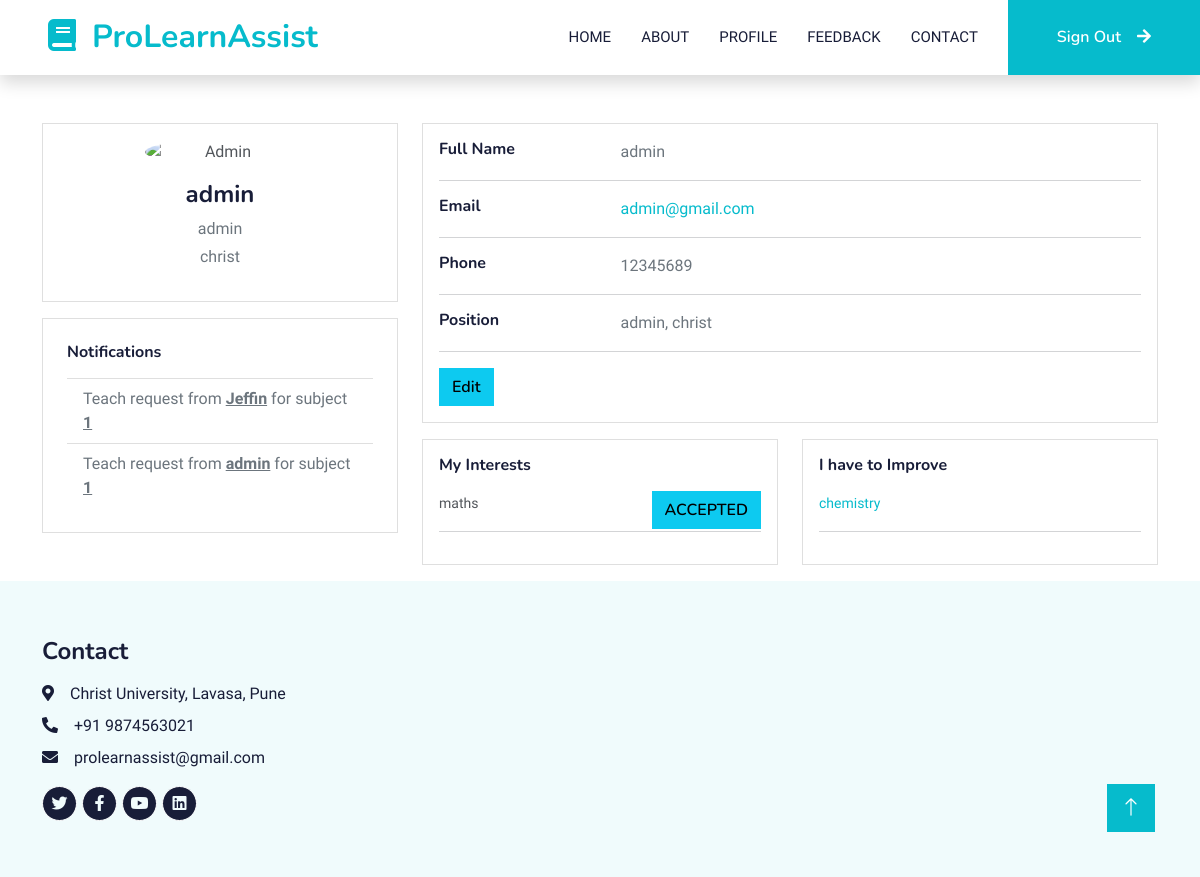
The app's page /userprofile (signed in), older data.
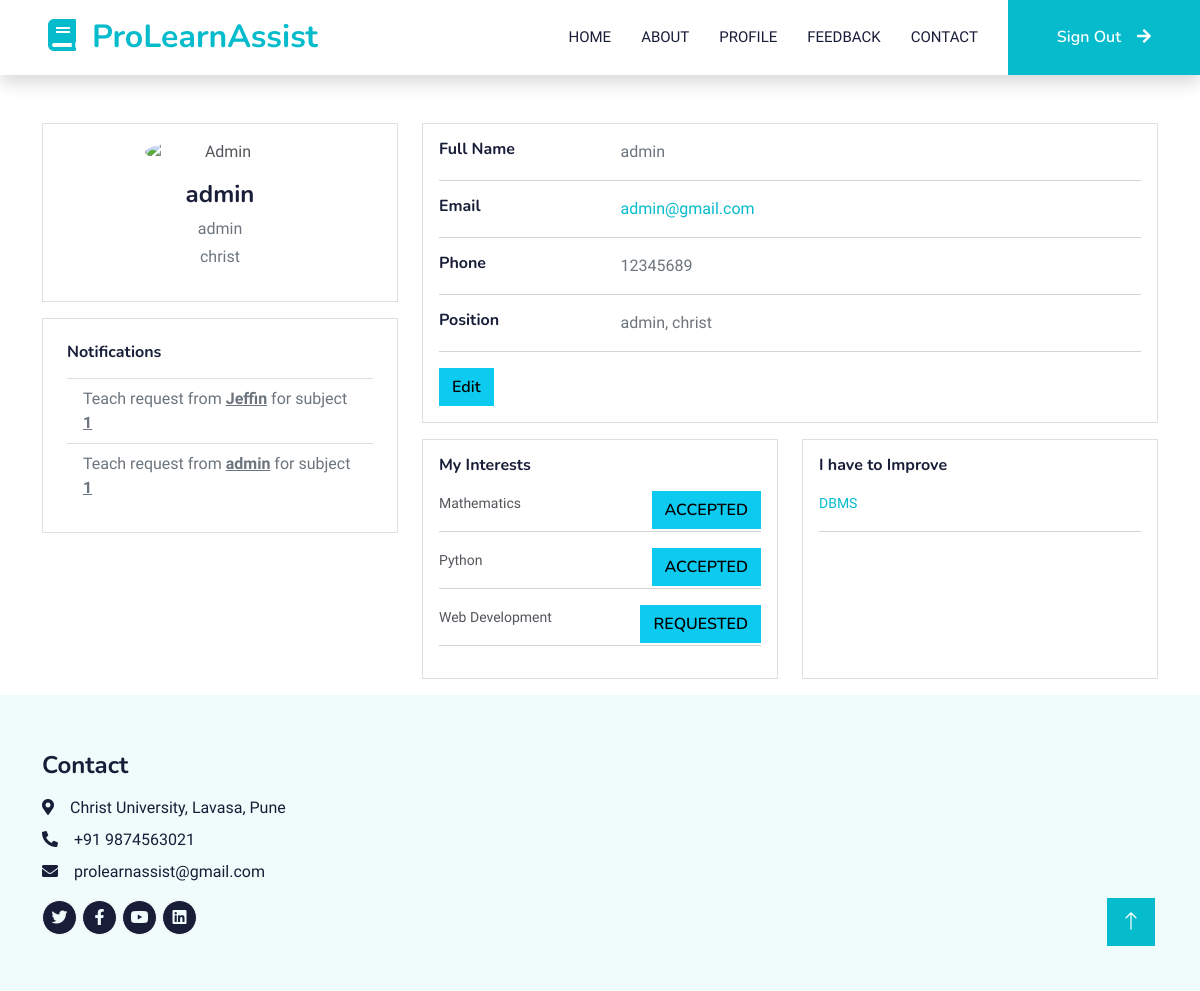
The same page, newer data.
### user/models.py (models this page shows, shortened)
class user_details(models.Model):
    user=models.ForeignKey(User,on_delete=models.CASCADE,default=0)
    Phone=models.BigIntegerField(null=True)
    Qualification=models.CharField(max_length=100,null=False)
    Interest=models.CharField(max_length=100,null=False)
    CurrentStatus=models.CharField(max_length=100,null=True)
    Institution=models.CharField(max_length=100,null=False)

class teching(models.Model):
    teach_by=models.ForeignKey(User,related_name='teachingBy',on_delete=models.CASCADE, default=0)
    teach_to=models.ForeignKey(User,related_name='teachingTo',on_delete=models.CASCADE, default=0)
    sub = models.CharField(null=False,max_length=225,default=0)
    teach_status=models.IntegerField(default=0)

class interests(models.Model):
    user=models.ForeignKey(User,on_delete=models.CASCADE, default=0)
    Subject=models.CharField(max_length=100,null=False)
    Teaching_status = models.IntegerField(default=0)

class improvements(models.Model):
    user=models.ForeignKey(User,on_delete=models.CASCADE, default=0)
    Subject=models.CharField(max_length=100,null=False)
    Learning=models.CharField(max_length=100,null=False)

### user/views.py (the view)
# urls.py: path('userprofile',views.user_profile,name='userprofile'),
def user_profile(request):
    data = user_details.objects.filter(user_id = request.user)
    interest=interests.objects.filter(user_id = request.user)
    improvement=improvements.objects.filter(user_id = request.user)
    noti = teching.objects.filter(teach_by=request.user,teach_status=0)
    return render(request,"user/main/userprofile.html",{'data':data,'interest':interest,'improvement':improvement,'noti':noti})

### templates/user/main/userprofile.html (shortened to what the changed rows need)
{% extends 'user/base.html'%}
{% block content%}
    <div class="container">
        <div class="main-body mt-5">
            <div class="row gutters-sm">
                <div class="col-md-4 mb-3">
                    <div class="card">
                        <div class="card-body">
                            <div class="d-flex flex-column align-items-center text-center">
                                <div class="mt-3">
                                    <h4>{{request.user.username}}</h4>
                                    {% for i in data %}
                                    <p class="text-secondary mb-1">{{i.CurrentStatus}}</p>
                                    <p class="text-muted font-size-sm">{{i.Institution}}</p>
                                    {% endfor %}
                                </div>
                            </div>
                        </div>
                    </div>
                    <div class="card mt-3 p-4">
                        <ul class="list-group list-group-flush">
                            {% for i in noti %}
                            <li class="list-group-item d-flex justify-content-between align-items-center flex-wrap">
                                <span class="text-secondary">Teach request from <u><b>{{i.teach_to}}</b></u> for subject <u><b>{{ i.sub }}</b></u></span>
                            </li>
                            {% endfor %}
                        </ul>
                    </div>
                </div>
                <div class="col-md-8">
                    <div class="card mb-3">
                        <div class="card-body">
                            <div class="row">
                                <div class="col-sm-3">
                                </div>
                                <div class="col-sm-9 text-secondary">
                                </div>
                            </div>
                            <hr>
                            <div class="row">
                                <div class="col-sm-3">
                                </div>
                                <div class="col-sm-9 text-secondary">
                                </div>
                            </div>
                            <hr>
                            <div class="row">
                                <div class="col-sm-3">
                                    <h6 class="mb-0">Phone</h6>
                                </div>
                                {% for i in data %}
                                <div class="col-sm-9 text-secondary">
                                    {{i.Phone}}
                                </div>
                            </div>
                            <hr>
                            <div class="row">
                                <div class="col-sm-3">
                                    <h6 class="mb-0">Position</h6>
                                </div>
                                <div class="col-sm-9 text-secondary">
                                    {{i.CurrentStatus}}, {{i.Institution}}
                                </div>
                            </div>
                            {% endfor %}
                            <hr>
                            <div class="row">
                                <div class="col-sm-12">
                                </div>
                            </div>
                        </div>
                    </div>
                    <div class="row gutters-sm">
                        <div class="col-sm-6 mb-3">
                            <div class="card h-100">
                                <div class="card-body">
                                    <h6 class="d-flex align-items-center mb-3">My Interests</h6>
                                    {% for i in interest %}
                                    <small>{{i.Subject}}</small>
                                    {% if i.Teaching_status == 0 %}
                                    <a class="btn btn-info float-end "
                                        href="{% url 'teach_noti' id=i.id %}">TEACH</a>
                                        {% elif i.Teaching_status == 1 %}
                                        <a class="btn btn-info float-end "
                                        href="#">REQUESTED</a>
                                        {% elif i.Teaching_status == 2 %}
                                        <a class="btn btn-info float-end "
                                        href="#">ACCEPTED</a>
                                        {% endif %}
                                    <hr>
                                    {% endfor %}
                                </div>
                            </div>
                        </div>
                        <div class="col-sm-6 mb-3">
                            <div class="card h-100">
                                <div class="align card-body">
                                    <h6 class="d-flex align-items-center mb-3">I have to Improve</h6>
                                    {% for k in improvement %}
                                            <a href="{% url 'lists' sub=k.Learning %}"><small>{{k.Learning}}</small></a><hr>
                                    {% endfor %}
                                </div>
                            </div>
                        </div>
                    </div>
                </div>
            </div>
        </div>
    </div>
    {% endblock content%}

Row changes from the older to the newer data that the page shows:
removed interests: Subject "maths", Teaching_status "ACCEPTED"
removed improvements: Learning "chemistry"
added interests: Subject "Mathematics", Teaching_status "ACCEPTED"
added interests: Subject "Python", Teaching_status "ACCEPTED"
added interests: Subject "Web Development", Teaching_status "REQUESTED"
added improvements: Learning "DBMS"
